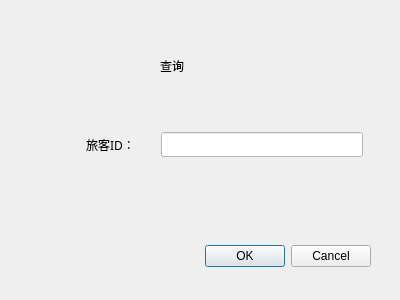
<?xml version="1.0" encoding="UTF-8"?>
<ui version="4.0">
 <class>Inquire</class>
 <widget class="QDialog" name="Inquire">
  <property name="geometry">
   <rect>
    <x>0</x>
    <y>0</y>
    <width>400</width>
    <height>300</height>
   </rect>
  </property>
  <property name="windowTitle">
   <string>旅客查询</string>
  </property>
  <property name="windowIcon">
   <iconset resource="source.qrc">
    <normaloff>:/new/prefix1/image/travel.png</normaloff>:/new/prefix1/image/travel.png</iconset>
  </property>
  <property name="styleSheet">
   <string notr="true">background-image: url(:/new/prefix1/image/11111111.jpg);</string>
  </property>
  <widget class="QDialogButtonBox" name="buttonBox">
   <property name="geometry">
    <rect>
     <x>30</x>
     <y>240</y>
     <width>341</width>
     <height>32</height>
    </rect>
   </property>
   <property name="orientation">
    <enum>Qt::Horizontal</enum>
   </property>
   <property name="standardButtons">
    <set>QDialogButtonBox::Cancel|QDialogButtonBox::Ok</set>
   </property>
  </widget>
  <widget class="QWidget" name="widget_5" native="true">
   <property name="geometry">
    <rect>
     <x>40</x>
     <y>120</y>
     <width>323</width>
     <height>50</height>
    </rect>
   </property>
   <property name="styleSheet">
    <string notr="true"/>
   </property>
   <layout class="QHBoxLayout" name="horizontalLayout_4">
    <item>
     <widget class="QLabel" name="label_8">
      <property name="minimumSize">
       <size>
        <width>30</width>
        <height>30</height>
       </size>
      </property>
      <property name="styleSheet">
       <string notr="true">image: url(:/new/prefix1/image/id.png);</string>
      </property>
      <property name="text">
       <string/>
      </property>
     </widget>
    </item>
    <item>
     <spacer name="horizontalSpacer_6">
      <property name="orientation">
       <enum>Qt::Horizontal</enum>
      </property>
      <property name="sizeType">
       <enum>QSizePolicy::Fixed</enum>
      </property>
      <property name="sizeHint" stdset="0">
       <size>
        <width>10</width>
        <height>20</height>
       </size>
      </property>
     </spacer>
    </item>
    <item>
     <widget class="QLabel" name="label_6">
      <property name="font">
       <font>
        <family>微软雅黑</family>
        <pointsize>9</pointsize>
        <weight>9</weight>
        <italic>false</italic>
        <bold>false</bold>
       </font>
      </property>
      <property name="styleSheet">
       <string notr="true">font: 75 9pt &quot;微软雅黑&quot;;

</string>
      </property>
      <property name="text">
       <string>旅客ID：</string>
      </property>
     </widget>
    </item>
    <item>
     <spacer name="horizontalSpacer_5">
      <property name="orientation">
       <enum>Qt::Horizontal</enum>
      </property>
      <property name="sizeType">
       <enum>QSizePolicy::Fixed</enum>
      </property>
      <property name="sizeHint" stdset="0">
       <size>
        <width>20</width>
        <height>20</height>
       </size>
      </property>
     </spacer>
    </item>
    <item>
     <widget class="QLineEdit" name="lineEdit">
      <property name="font">
       <font>
        <family>微软雅黑</family>
        <pointsize>9</pointsize>
        <weight>9</weight>
        <italic>false</italic>
        <bold>false</bold>
       </font>
      </property>
      <property name="styleSheet">
       <string notr="true">font: 75 9pt &quot;微软雅黑&quot;;
background-color: rgb(255, 255, 255);</string>
      </property>
      <property name="text">
       <string/>
      </property>
     </widget>
    </item>
   </layout>
  </widget>
  <widget class="QLabel" name="label">
   <property name="geometry">
    <rect>
     <x>160</x>
     <y>40</y>
     <width>61</width>
     <height>51</height>
    </rect>
   </property>
   <property name="styleSheet">
    <string notr="true">font: 75 20pt &quot;微软雅黑&quot;;</string>
   </property>
   <property name="text">
    <string>查询</string>
   </property>
  </widget>
 </widget>
 <resources>
  <include location="source.qrc"/>
 </resources>
 <connections>
  <connection>
   <sender>buttonBox</sender>
   <signal>accepted()</signal>
   <receiver>Inquire</receiver>
   <slot>accept()</slot>
   <hints>
    <hint type="sourcelabel">
     <x>248</x>
     <y>254</y>
    </hint>
    <hint type="destinationlabel">
     <x>157</x>
     <y>274</y>
    </hint>
   </hints>
  </connection>
  <connection>
   <sender>buttonBox</sender>
   <signal>rejected()</signal>
   <receiver>Inquire</receiver>
   <slot>reject()</slot>
   <hints>
    <hint type="sourcelabel">
     <x>316</x>
     <y>260</y>
    </hint>
    <hint type="destinationlabel">
     <x>286</x>
     <y>274</y>
    </hint>
   </hints>
  </connection>
 </connections>
</ui>
